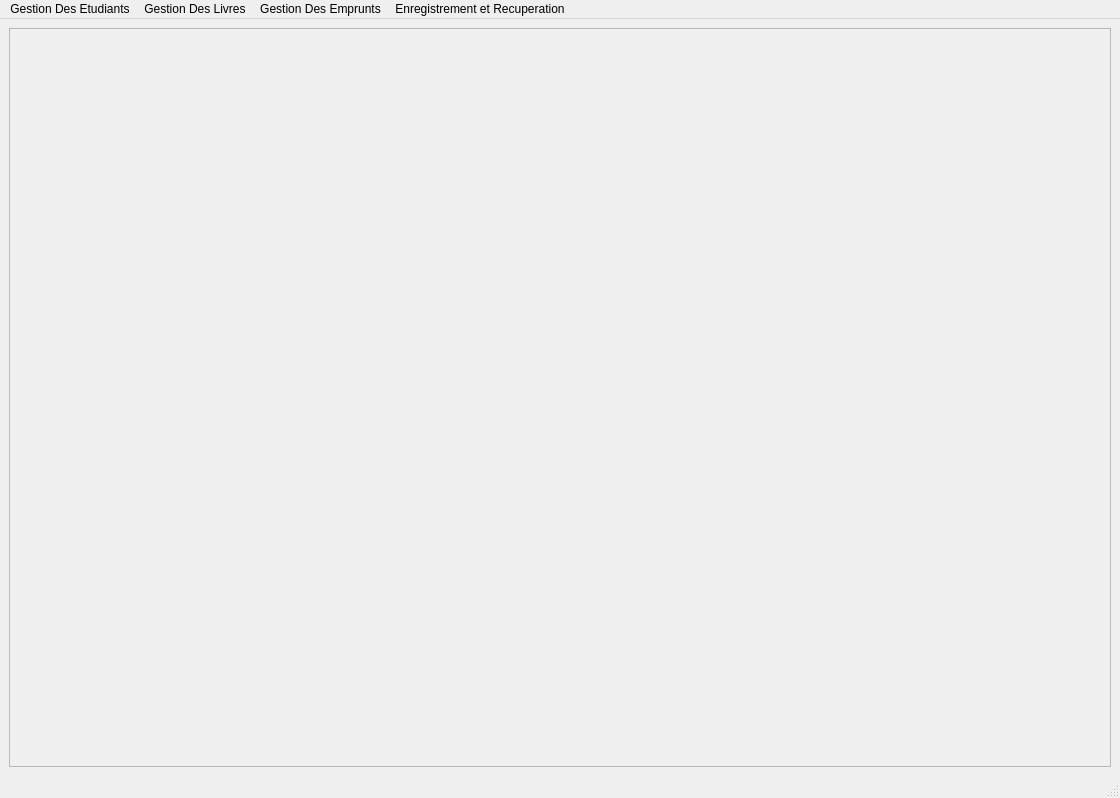
<?xml version="1.0" encoding="UTF-8"?>
<ui version="4.0">
 <class>MainWindow</class>
 <widget class="QMainWindow" name="MainWindow">
  <property name="geometry">
   <rect>
    <x>0</x>
    <y>0</y>
    <width>1120</width>
    <height>798</height>
   </rect>
  </property>
  <property name="windowTitle">
   <string>MainWindow</string>
  </property>
  <property name="styleSheet">
   <string notr="true"/>
  </property>
  <widget class="QWidget" name="centralwidget">
   <layout class="QHBoxLayout" name="horizontalLayout">
    <item>
     <widget class="QFrame" name="frame">
      <property name="frameShape">
       <enum>QFrame::StyledPanel</enum>
      </property>
      <property name="frameShadow">
       <enum>QFrame::Raised</enum>
      </property>
      <layout class="QHBoxLayout" name="horizontalLayout_2">
       <item>
        <widget class="QLabel" name="label">
         <property name="styleSheet">
          <string notr="true">
border-image: url(:/newPrefix/4099601.jpg);</string>
         </property>
         <property name="text">
          <string/>
         </property>
        </widget>
       </item>
      </layout>
     </widget>
    </item>
   </layout>
  </widget>
  <widget class="QMenuBar" name="menubar">
   <property name="geometry">
    <rect>
     <x>0</x>
     <y>0</y>
     <width>1120</width>
     <height>26</height>
    </rect>
   </property>
   <widget class="QMenu" name="menuGestion_Des_Etudiants">
    <property name="title">
     <string>Gestion Des Etudiants</string>
    </property>
    <widget class="QMenu" name="menuMise_A_Jour_Des_Etudiants">
     <property name="title">
      <string>Mise A Jour Des Etudiants</string>
     </property>
     <addaction name="separator"/>
     <addaction name="actionAjouter_Un_Etudiant"/>
     <addaction name="separator"/>
     <addaction name="actionSupprimer_Un_Etudiant"/>
     <addaction name="separator"/>
     <addaction name="actionModifier_Etudiant"/>
    </widget>
    <widget class="QMenu" name="menuCherche_Affichage_Trie">
     <property name="title">
      <string>Cherche , Affichage ,Trie</string>
     </property>
     <addaction name="actionChareche"/>
     <addaction name="separator"/>
     <addaction name="actionAffiche"/>
    </widget>
    <addaction name="menuMise_A_Jour_Des_Etudiants"/>
    <addaction name="separator"/>
    <addaction name="menuCherche_Affichage_Trie"/>
   </widget>
   <widget class="QMenu" name="menuGestion_Des_Livres">
    <property name="title">
     <string>Gestion Des Livres</string>
    </property>
    <addaction name="actionMise_A_Jour"/>
    <addaction name="separator"/>
    <addaction name="actionRecherche_Affichage"/>
   </widget>
   <widget class="QMenu" name="menuGestion_Des_Emprunts">
    <property name="title">
     <string>Gestion Des Emprunts</string>
    </property>
    <addaction name="actionMise_Ajour"/>
    <addaction name="separator"/>
    <addaction name="actionRecherche_Affichage_2"/>
   </widget>
   <widget class="QMenu" name="menuEnregistrement_et_Recuperation">
    <property name="title">
     <string>Enregistrement et Recuperation</string>
    </property>
    <widget class="QMenu" name="menuEnregistrement">
     <property name="title">
      <string>Enregistrement</string>
     </property>
     <addaction name="actionEnregistrement_Des_Etudiants"/>
     <addaction name="separator"/>
     <addaction name="actionEnregistrement_Des_Livres"/>
     <addaction name="separator"/>
     <addaction name="actionEnregistrement_Des_Emprunts"/>
    </widget>
    <widget class="QMenu" name="menuRecuperation">
     <property name="title">
      <string>Recuperation</string>
     </property>
     <addaction name="actionRecuperation_Des_Etudiants"/>
     <addaction name="separator"/>
     <addaction name="actionRecuperation_Des_Livres"/>
     <addaction name="separator"/>
     <addaction name="actionRecuperation_Des_Emprunts"/>
    </widget>
    <addaction name="menuEnregistrement"/>
    <addaction name="separator"/>
    <addaction name="separator"/>
    <addaction name="actionEnregistrer_Tous_2"/>
    <addaction name="separator"/>
    <addaction name="menuRecuperation"/>
    <addaction name="separator"/>
    <addaction name="actionRecuperer_Tous"/>
    <addaction name="separator"/>
   </widget>
   <addaction name="menuGestion_Des_Etudiants"/>
   <addaction name="menuGestion_Des_Livres"/>
   <addaction name="menuGestion_Des_Emprunts"/>
   <addaction name="menuEnregistrement_et_Recuperation"/>
  </widget>
  <widget class="QStatusBar" name="statusbar"/>
  <action name="actionAjouter_Un_Etudiant">
   <property name="text">
    <string>Ajouter Etudiant</string>
   </property>
  </action>
  <action name="actionSupprimer_Un_Etudiant">
   <property name="text">
    <string>Supprimer Etudiant</string>
   </property>
  </action>
  <action name="actionChareche">
   <property name="text">
    <string>Recherche</string>
   </property>
  </action>
  <action name="actionAffiche">
   <property name="text">
    <string>Affiche</string>
   </property>
  </action>
  <action name="actionModifier_Etudiant">
   <property name="text">
    <string>Modifier Etudiant</string>
   </property>
  </action>
  <action name="actionMise_A_Jour">
   <property name="text">
    <string>Mise A Jour </string>
   </property>
  </action>
  <action name="actionRecherche_Affichage">
   <property name="text">
    <string>Recherche , Affichage</string>
   </property>
  </action>
  <action name="actionMise_Ajour">
   <property name="text">
    <string>Mise Ajour</string>
   </property>
  </action>
  <action name="actionRecherche_Affichage_2">
   <property name="text">
    <string>Recherche , Affichage</string>
   </property>
  </action>
  <action name="actionEnregistrer_Tous_2">
   <property name="text">
    <string>Enregistrer Tous</string>
   </property>
  </action>
  <action name="actionRecuperer_Tous">
   <property name="text">
    <string>Recuperer Tous</string>
   </property>
  </action>
  <action name="actionEnregistrement_Des_Etudiants">
   <property name="text">
    <string>Enregistrement Des Etudiants</string>
   </property>
  </action>
  <action name="actionEnregistrement_Des_Livres">
   <property name="text">
    <string>Enregistrement Des Livres </string>
   </property>
  </action>
  <action name="actionEnregistrement_Des_Emprunts">
   <property name="text">
    <string>Enregistrement Des Emprunts</string>
   </property>
  </action>
  <action name="actionRecuperation_Des_Etudiants">
   <property name="text">
    <string>Recuperation Des Etudiants</string>
   </property>
  </action>
  <action name="actionRecuperation_Des_Livres">
   <property name="text">
    <string>Recuperation Des Livres</string>
   </property>
  </action>
  <action name="actionRecuperation_Des_Emprunts">
   <property name="text">
    <string>Recuperation Des Emprunts</string>
   </property>
  </action>
 </widget>
 <resources>
  <include location="menu.qrc"/>
 </resources>
 <connections/>
</ui>
